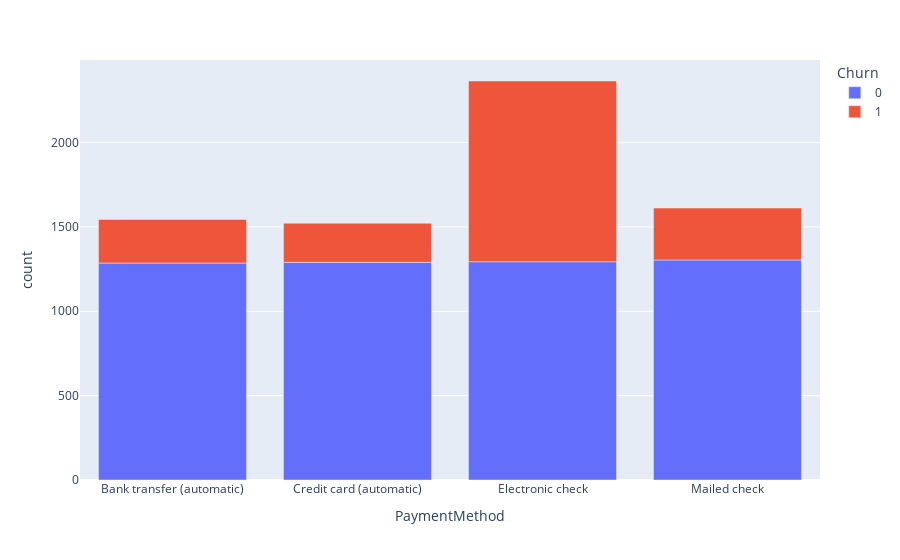

This figure's notebook cell:
### Code cell
grouped_data = df.groupby(['PaymentMethod','Churn'], observed=True)['TotalCharges'].count().reset_index()
grouped_data = grouped_data.rename(columns={'PaymentMethod':'PaymentMethod','TotalCharges':'count'})
px.bar(grouped_data, x='PaymentMethod', y='count', color='Churn')

### Figure 1 — Plotly figure (JSON) as saved in the notebook; plotly's stock layout.template omitted (floating-point values rounded to 4 significant figures)
{"data": [{"alignmentgroup": "True", "hovertemplate": "Churn=0<br>PaymentMethod=%{x}<br>count=%{y}<extra></extra>", "legendgroup": "0", "marker": {"color": "#636efa", "pattern": {"shape": ""}}, "name": "0", "offsetgroup": "0", "orientation": "v", "showlegend": true, "textposition": "auto", "type": "bar", "x": ["Bank transfer (automatic)", "Credit card (automatic)", "Electronic check", "Mailed check"], "xaxis": "x", "y": [1286, 1290, 1294, 1304], "yaxis": "y"}, {"alignmentgroup": "True", "hovertemplate": "Churn=1<br>PaymentMethod=%{x}<br>count=%{y}<extra></extra>", "legendgroup": "1", "marker": {"color": "#EF553B", "pattern": {"shape": ""}}, "name": "1", "offsetgroup": "1", "orientation": "v", "showlegend": true, "textposition": "auto", "type": "bar", "x": ["Bank transfer (automatic)", "Credit card (automatic)", "Electronic check", "Mailed check"], "xaxis": "x", "y": [258, 232, 1071, 308], "yaxis": "y"}], "layout": {"autosize": true, "barmode": "relative", "legend": {"title": {"text": "Churn"}, "tracegroupgap": 0}, "margin": {"t": 60}, "xaxis": {"anchor": "y", "autorange": true, "domain": [0, 1], "range": [-0.5, 3.5], "title": {"text": "PaymentMethod"}, "type": "category"}, "yaxis": {"anchor": "x", "autorange": true, "domain": [0, 1], "range": [0, 2489.0], "title": {"text": "count"}, "type": "linear"}}}
